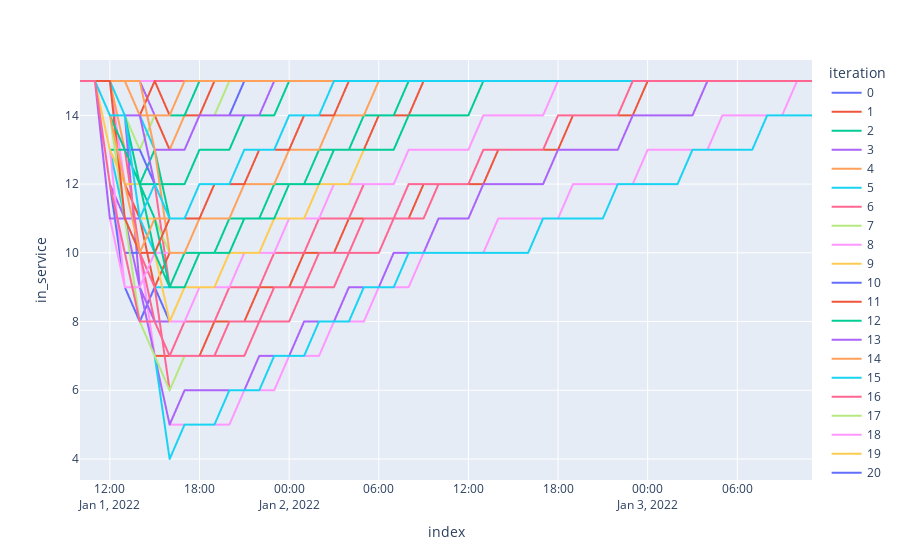

This figure's notebook cell:
### Code cell
import pandas as pd
import plotly.express as px
from utils import * # pplotting functions
df = pd.read_csv(rx.config.path.engineDatabaseFile(simulationName), index_col = [0, 1, 2, 3, 4]) # read database with results
df_line = group_by(df, 'sum', 'iteration', 'field', 'type').loc[:,:,'line']
df_line_quantiles = invert(get_quantiles_on_iterations(df_line, [0.05,0.5,0.95]))
df_line = invert(df_line)
px.line(df_line, x=df_line.index, y = 'in_service', color = 'iteration')
